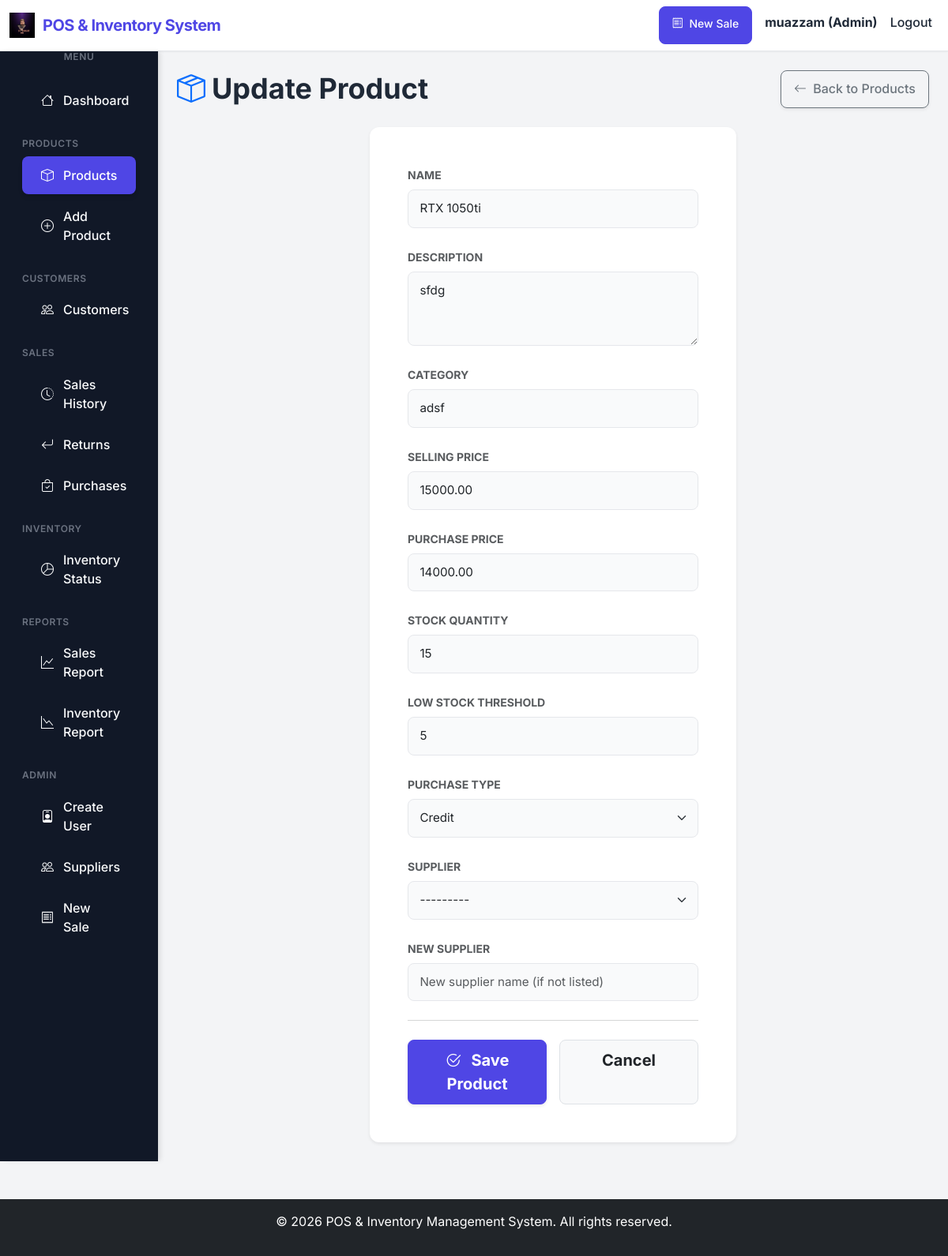
Screenshot of /products/6/update/ (signed in) with the database file from the repository.
### core/models.py (models this page shows, shortened)
class User(AbstractUser):
    ROLE_CHOICES = (
        ('admin', 'Admin'),
        ('manager', 'Manager'),
        ('cashier', 'Cashier'),
    )
    role = models.CharField(max_length=10, choices=ROLE_CHOICES, default='cashier')

class Product(models.Model):
    name = models.CharField(max_length=255)
    description = models.TextField(blank=True, null=True)
    category = models.CharField(max_length=100, default='General')
    selling_price = models.DecimalField(max_digits=10, decimal_places=2)
    purchase_price = models.DecimalField(max_digits=10, decimal_places=2, default=0)
    stock_quantity = models.PositiveIntegerField(default=0)
    low_stock_threshold = models.PositiveIntegerField(default=10) # For low-stock notifications
    sku = models.CharField(max_length=100, blank=True, null=True, help_text="Barcode/SKU string for scanners")
    tax_rate = models.DecimalField(max_digits=5, decimal_places=2, default=0, help_text="Tax or VAT percentage (e.g., 5.00 for 5%)")
    PURCHASE_CHOICES = (
        ('cash', 'Cash'),
        ('credit', 'Credit'),
    )
    purchase_type = models.CharField(max_length=10, choices=PURCHASE_CHOICES, default='cash')
    supplier = models.ForeignKey('Supplier', on_delete=models.SET_NULL, null=True, blank=True)
    is_active = models.BooleanField(default=True)

### core/views.py (the view)
# urls.py: path('products/<int:pk>/update/', views.product_update, name='product_update'),
@login_required
def product_update(request, pk):
    if request.user.role not in ['admin', 'manager']:
        messages.error(request, 'Access denied.')
        return redirect('dashboard')
    product = get_object_or_404(Product, pk=pk)
    if request.method == 'POST':
        form = ProductForm(request.POST, instance=product)
        if form.is_valid():
            form.save()
            messages.success(request, 'Product updated successfully.')
            return redirect('product_list')
    else:
        form = ProductForm(instance=product)
    return render(request, 'product_form.html', {'form': form, 'title': 'Update Product'})

### core/templates/product_form.html (shortened to what this page needs)
{% extends 'base.html' %}
{% block content %}
<div class="d-flex justify-content-between align-items-center mb-4">
    <h1 class="mb-0 fw-bold"><i class="bi bi-box-seam text-primary me-2"></i>{{ title }}</h1>
    <a href="{% url 'product_list' %}" class="btn btn-outline-secondary shadow-sm">
        <i class="bi bi-arrow-left me-1"></i> Back to Products
    </a>
</div>
<div class="row justify-content-center">
    <div class="col-md-8 col-lg-6">
        <div class="card shadow-sm border-0 bg-white">
            <div class="card-body p-5">
                <form method="POST" novalidate class="needs-validation">
                    <div class="row g-4 mb-4">
                        {% for field in form %}
                            <div class="col-12">
                                <label for="{{ field.id_for_label }}" class="form-label text-muted fw-bold small text-uppercase mb-2">
                                    {{ field.label }}
                                </label>
                                <div class="position-relative">
                                    {{ field }}
                                </div>
                            </div>
                        {% endfor %}
                    </div>
                    <hr class="text-muted mb-4">
                    <div class="d-flex gap-3">
                        <button type="submit" class="btn btn-primary btn-lg shadow-sm w-100 fw-bold">
                            <i class="bi bi-check2-circle me-2"></i> Save Product
                        </button>
                        <a href="{% url 'product_list' %}" class="btn btn-light btn-lg w-100 border text-dark fw-bold hover-shadow">
                            Cancel
                        </a>
                    </div>
                </form>
            </div>
        </div>
    </div>
</div>
{% endblock %}

### core/templates/base.html (shortened to what this page needs)
{% load static %}
<!DOCTYPE html>
<html lang="en">
<head>
    <link href="https://cdn.jsdelivr.net/npm/bootstrap@5.3.0/dist/css/bootstrap.min.css" rel="stylesheet">
    <link rel="stylesheet" href="https://cdn.jsdelivr.net/npm/sweetalert2@11/dist/sweetalert2.min.css">
    <link rel="stylesheet" href="{% static 'css/pos_modern.css' %}?v=2">
</head>
<body>
    <nav class="navbar navbar-expand-lg navbar-light">
        <div class="container-fluid">
            <a class="navbar-brand fw-bold d-flex align-items-center" href="{% url 'dashboard' %}">
                <img src="{% static 'img/logo.jpeg' %}" alt="Logo" style="height:32px; margin-right:10px;">
                <span>POS & Inventory System</span>
            </a>
            <div class="collapse navbar-collapse" id="navbarNav">
                <ul class="navbar-nav ms-auto">
                    {% if user.is_authenticated %}
                    {% if user.role == 'admin' %}
                        <li class="nav-item me-2 d-flex align-items-center">
                            <a class="btn btn-sm btn-primary" href="{% url 'sales_transaction' %}" role="button">
                                <i class="bi bi-receipt me-1"></i> New Sale
                            </a>
                        </li>
                    {% endif %}
                    <li class="nav-item">
                        <span class="nav-link fw-bold text-primary">{{ user.username }} ({{ user.get_role_display }})</span>
                    </li>
                    <li class="nav-item">
                        <a class="nav-link text-danger" href="{% url 'logout' %}">Logout</a>
                    </li>
                    {% endif %}
                </ul>
            </div>
        </div>
    </nav>
    <div class="container-fluid">
        <div class="row">
            {% if user.is_authenticated %}
            <div class="col-md-2 sidebar d-none d-md-block">
                <h5 class="text-white text-center mb-4">Menu</h5>
                <a href="{% url 'dashboard' %}" class="{% if request.resolver_match.url_name == 'dashboard' %}active{% endif %}">
                    <i class="bi bi-house"></i> Dashboard
                </a>
                {% if user.role != 'cashier' %}
                    <h6 class="text-muted mt-4 px-3">Products</h6>
                    <a href="{% url 'product_list' %}" class="{% if 'product' in request.resolver_match.url_name %}active{% endif %}">
                        <i class="bi bi-box"></i> Products
                    </a>
                    <a href="{% url 'product_create' %}">
                        <i class="bi bi-plus-circle"></i> Add Product
                    </a>
                {% endif %}
                {% if user.role != 'cashier' %}
                    <h6 class="text-muted mt-4 px-3">Customers</h6>
                    <a href="{% url 'customer_list' %}" class="{% if 'customer' in request.resolver_match.url_name %}active{% endif %}">
                        <i class="bi bi-people"></i> Customers
                    </a>
                {% endif %}
                <h6 class="text-muted mt-4 px-3">Sales</h6>
                <a href="{% url 'sales_history' %}">
                    <i class="bi bi-clock-history"></i> Sales History
                </a>
                <a href="{% url 'product_returns' %}">
                    <i class="bi bi-arrow-return-left"></i> Returns
                </a>
                {% if user.role != 'cashier' %}
                    <a href="{% url 'purchase_list' %}">
                        <i class="bi bi-bag-check"></i> Purchases
                    </a>
                {% endif %}
                {% if user.role != 'cashier' %}
                    <h6 class="text-muted mt-4 px-3">Inventory</h6>
                    <a href="{% url 'inventory_status' %}">
                        <i class="bi bi-pie-chart"></i> Inventory Status
                    </a>
                    <h6 class="text-muted mt-4 px-3">Reports</h6>
                    <a href="{% url 'sales_report' %}">
                        <i class="bi bi-graph-up"></i> Sales Report
                    </a>
                    <a href="{% url 'inventory_report' %}">
                        <i class="bi bi-graph-down"></i> Inventory Report
                    </a>
                {% endif %}
                {% if user.role == 'admin' %}
                    <h6 class="text-muted mt-4 px-3">Admin</h6>
                    <a href="{% url 'register' %}">
                        <i class="bi bi-person-badge"></i> Create User
                    </a>
                    <a href="{% url 'supplier_list' %}">
                        <i class="bi bi-people"></i> Suppliers
                    </a>
                    <a href="{% url 'sales_transaction' %}">
                        <i class="bi bi-receipt"></i> New Sale
                    </a>
                {% endif %}
            </div>
            <div class="col-md-10 p-4">
            {% else %}
            <div class="col-md-12 p-4">
            {% endif %}
                {% block content %}{% endblock %}
            </div>
        </div>
    </div>
    <footer class="bg-dark text-white text-center py-3 mt-5">
        <p>&copy; 2026 POS & Inventory Management System. All rights reserved.</p>
    </footer>
    <link rel="stylesheet" href="https://cdn.jsdelivr.net/npm/bootstrap-icons@1.10.0/font/bootstrap-icons.css">
</body>
</html>

### static/css/pos_modern.css (style rules this page uses)
:root { --primary-color: #4f46e5; --primary-hover: #4338ca; --secondary-color: #10b981; --bg-color: #f3f4f6; --card-bg: #ffffff; --text-color: #1f2937; --text-muted: #6b7280; --border-color: #e5e7eb; --sidebar-bg: #111827; --sidebar-text: #f9fafb; --sidebar-active: #1f2937; --sidebar-hover: #374151; --danger-color: #ef4444; --warning-color: #f59e0b; --shadow-sm: 0 1px 2px 0 rgba(0, 0, 0, 0.05); --shadow-md: 0 4px 6px -1px rgba(0, 0, 0, 0.1), 0 2px 4px -1px rgba(0, 0, 0, 0.06); --shadow-lg: 0 10px 15px -3px rgba(0, 0, 0, 0.1), 0 4px 6px -2px rgba(0, 0, 0, 0.05); --border-radius-md: 0.5rem; --border-radius-lg: 0.75rem; }
body { font-family: 'Inter', sans-serif; background-color: var(--bg-color); color: var(--text-color); margin: 0; padding: 0; overflow-x: hidden; }
.navbar { background: var(--card-bg) !important; border-bottom: 1px solid var(--border-color); box-shadow: var(--shadow-sm); }
.navbar-brand { color: var(--primary-color) !important; font-weight: 700; letter-spacing: -0.025em; }
.nav-link { color: var(--text-color) !important; font-weight: 500; }
.sidebar { background-color: var(--sidebar-bg); color: var(--sidebar-text); min-height: calc(100vh - 56px); box-shadow: 4px 0 6px -1px rgba(0, 0, 0, 0.1); z-index: 1000; }
.sidebar h5, .sidebar h6 { color: var(--text-muted) !important; text-transform: uppercase; font-size: 0.75rem; letter-spacing: 0.05em; font-weight: 600; }
.sidebar a { color: var(--sidebar-text); padding: 0.75rem 1.5rem; border-radius: var(--border-radius-md); margin: 0.25rem 1rem; display: flex; align-items: center; gap: 0.75rem; font-weight: 500; transition: all 0.2s ease-in-out; text-decoration: none; }
.sidebar a.active { background-color: var(--primary-color); color: white; box-shadow: var(--shadow-md); }
.card { background-color: var(--card-bg); border: 1px solid var(--border-color); border-radius: var(--border-radius-lg); box-shadow: var(--shadow-md); transition: transform 0.2s ease, box-shadow 0.2s ease; }
.btn { font-weight: 500; border-radius: var(--border-radius-md); padding: 0.5rem 1rem; transition: all 0.2s; }
.btn-primary { background-color: var(--primary-color); border-color: var(--primary-color); }
.form-control, .form-select { border-radius: var(--border-radius-md); border: 1px solid var(--border-color); padding: 0.6rem 1rem; font-size: 0.95rem; transition: all 0.2s; background-color: #f9fafb; }
:root { --touch-size: 48px; }
body { font-size: clamp(14px, 1.8vw, 16px); }
h1 { font-size: clamp(1.4rem, 3.4vw, 2.25rem); }
.form-control, .form-select { width: 100%; min-height: var(--touch-size); padding: 0.75rem 0.9rem; box-sizing: border-box; }
.btn, .btn-primary { min-height: var(--touch-size); padding: 0.6rem 1rem; }

### core/templates/product_form.html (style rules this page uses)
.hover-shadow { transition: all 0.2s ease; }

### rows the page displays
User: username "muazzam", role "Admin"
Product: form "RTX 1050ti" "sfdg" "adsf" "15000.00" "14000.00" "15" "5" "Credit" "---------"

### other values shown
{{ title }} "Update Product"
{{ field.label }} "NAME" "DESCRIPTION" "CATEGORY" "SELLING PRICE" "PURCHASE PRICE" "STOCK QUANTITY" "LOW STOCK THRESHOLD" "PURCHASE TYPE" "SUPPLIER" "NEW SUPPLIER"
